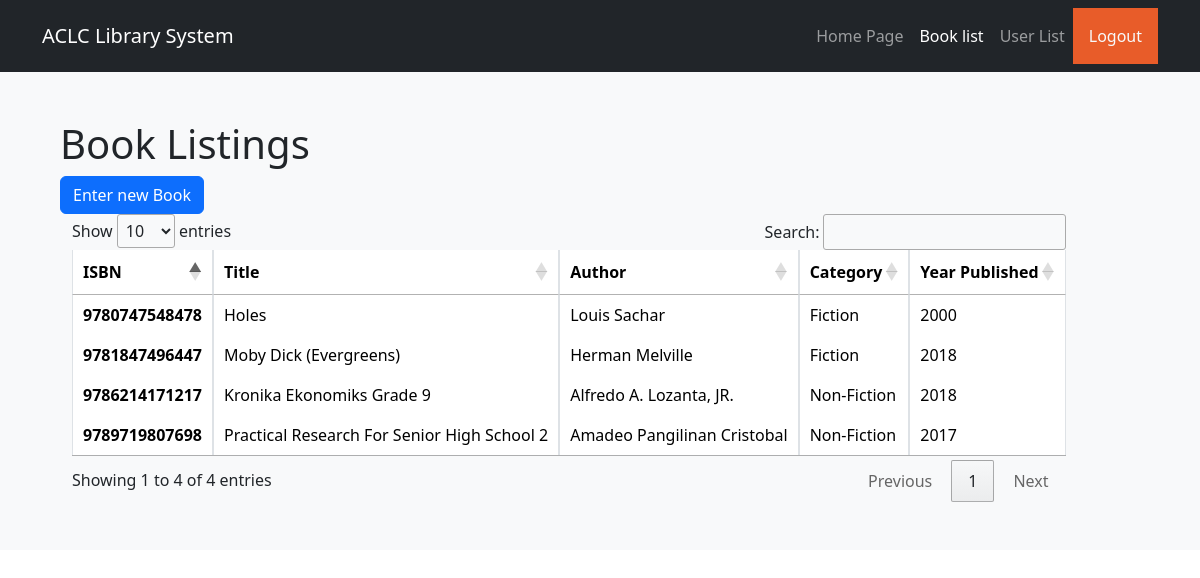
/booklisting.php, run on an earlier commit of the app's database.
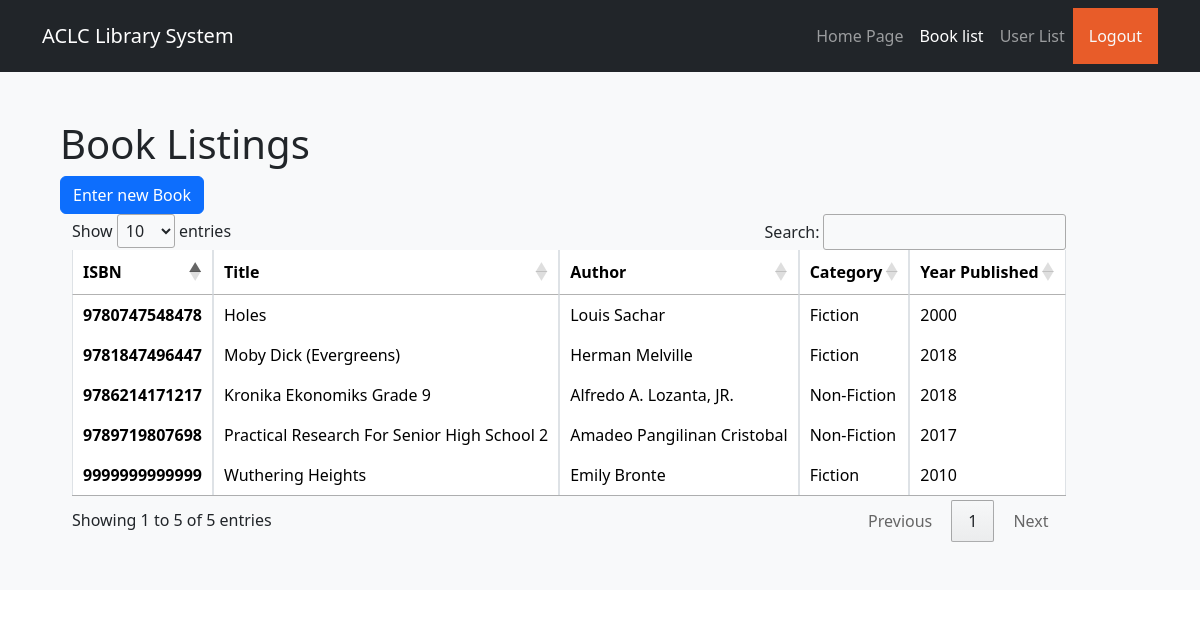
And on a later commit of the database.
### tables this page shows
CREATE TABLE `booklist` (
  `isbn` varchar(255) NOT NULL,
  `bookname` varchar(255) NOT NULL,
  `author` varchar(255) NOT NULL,
  `category` varchar(255) NOT NULL,
  `yearpublished` int(255) NOT NULL
);

### booklisting.php (the view, shortened to what this page needs)
<!DOCTYPE html>
<html lang="en">
<head>
  <link href="https://cdn.jsdelivr.net/npm/bootstrap@5.3.3/dist/css/bootstrap.min.css" rel="stylesheet">
  <link rel="stylesheet" href="https://cdn.datatables.net/1.13.5/css/jquery.dataTables.min.css" />
</head>
<body>
  <nav class="navbar navbar-expand-lg bg-dark navbar-dark">
    <div class="container">
      <a href="mainpage.php" class="navbar-brand">ACLC Library System</a>
      <div class="collapse navbar-collapse" id="navbar">
        <ul class="navbar-nav ms-auto">
          <li class="nav-item">
            <a href="mainpage.php" class="nav-link">Home Page</a>
          </li>
          <li class="nav-item">
            <a href="#" class="nav-link active">Book list</a>
          </li>
          <li class="nav-item">
            <a href="#" class="nav-link">User List</a>
          </li>
        </ul>
        <a class="nav-item mr-3 nav-link p-3 text-light" href="#" style="background-color: #e85c29">Logout</a>
  </nav>
  <section class="bg-light text-dark p-5 text-left">
    <div class="container">
      <div class="d-flex">
        <div>
          <h1>Book Listings</h1>
          <div>
            <button type="button" class="btn btn-primary float-right" data-bs-toggle="modal" data-bs-target="#insertmodal">Enter new Book</button>
          </div>
          <div class="col-md-12 p-20">
            <div class="container">
              <table id="myTable" class="table table-bordered">
                <thead class="thead-dark">
                  <tr>
                    <th scope="col">ISBN</th>
                    <th scope="col">Title</th>
                    <th scope="col">Author</th>
                    <th scope="col">Category</th>
                    <th scope="col">Year Published</th>
                  </tr>
                </thead>
                <tbody>
                  <?php
                  require('backend/database.php');
                  $query = "SELECT * FROM booklist";
                  $run_query = mysqli_query($conn, $query);
                  if (mysqli_num_rows($run_query) > 0) {
                    foreach ($run_query as $row) {
                  ?>
                      <tr>
                        <th scope="row"><?= $row['isbn'] ?></th>
                        <td><?= $row['bookname'] ?></td>
                        <td><?= $row['author'] ?></td>
                        <td><?= $row['category'] ?></td>
                        <td><?= $row['yearpublished'] ?></td>
                      </tr>
                  <?php
                    }
                  }
                  ?>
                </tbody>
              </table>
            </div>
          </div>
        </div>
      </div>
    </div>
  </section>
</body>
</html>

What changed in the data, as far as the page shows it:
added booklist: isbn "9999999999999", bookname "Wuthering Heights", author "Emily Bronte", category "Fiction", yearpublished "2010"
Also different on the page:
text written by a page script: "Show entries Search: Showing 1 to 4 of 4 entries Previous 1 Next" → "Show entries Search: Showing 1 to 5 of 5 entries Previous 1 Next"
